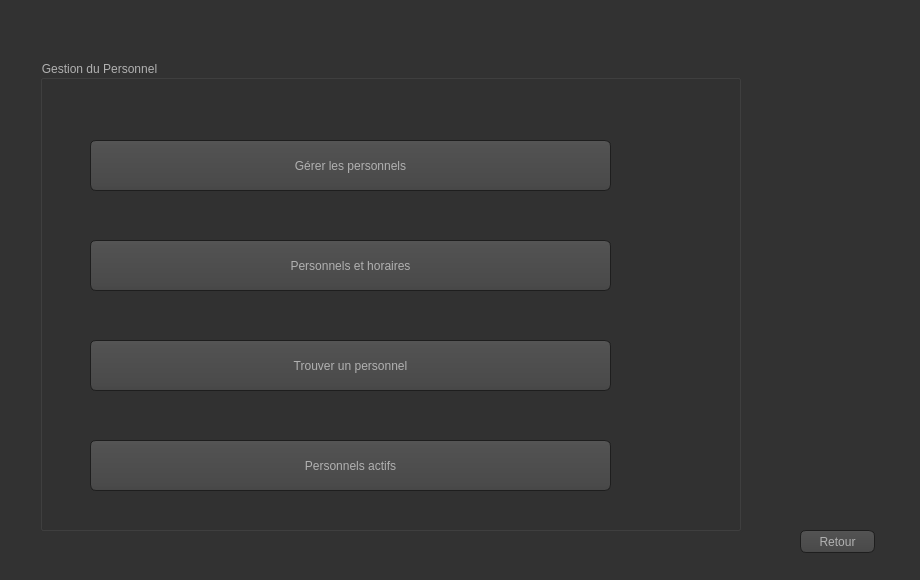
<?xml version="1.0" encoding="UTF-8"?>
<ui version="4.0">
 <class>Menu_Gestion_Personnel</class>
 <widget class="QDialog" name="Menu_Gestion_Personnel">
  <property name="geometry">
   <rect>
    <x>0</x>
    <y>0</y>
    <width>920</width>
    <height>580</height>
   </rect>
  </property>
  <property name="windowTitle">
   <string>Gestion du personnel</string>
  </property>
  <property name="styleSheet">
   <string notr="true">QToolTip
{
     border: 1px solid black;
     background-color: #ffa02f;
     padding: 1px;
     border-radius: 3px;
     opacity: 100;
}

QWidget
{
    color: #b1b1b1;
    background-color: #323232;
}

QWidget:item:hover
{
    background-color: QLinearGradient( x1: 0, y1: 0, x2: 0, y2: 1, stop: 0 #ffa02f, stop: 1 #ca0619);
    color: #000000;
}

QWidget:item:selected
{
    background-color: QLinearGradient( x1: 0, y1: 0, x2: 0, y2: 1, stop: 0 #ffa02f, stop: 1 #d7801a);
}

QMenuBar::item
{
    background: transparent;
}

QMenuBar::item:selected
{
    background: transparent;
    border: 1px solid #ffaa00;
}

QMenuBar::item:pressed
{
    background: #444;
    border: 1px solid #000;
    background-color: QLinearGradient(
        x1:0, y1:0,
        x2:0, y2:1,
        stop:1 #212121,
        stop:0.4 #343434/*,
        stop:0.2 #343434,
        stop:0.1 #ffaa00*/
    );
    margin-bottom:-1px;
    padding-bottom:1px;
}

QMenu
{
    border: 1px solid #000;
}

QMenu::item
{
    padding: 2px 20px 2px 20px;
}

QMenu::item:selected
{
    color: #000000;
}

QWidget:disabled
{
    color: #404040;
    background-color: #323232;
}

QAbstractItemView
{
    background-color: QLinearGradient( x1: 0, y1: 0, x2: 0, y2: 1, stop: 0 #4d4d4d, stop: 0.1 #646464, stop: 1 #5d5d5d);
}

QWidget:focus
{
    /*border: 2px solid QLinearGradient( x1: 0, y1: 0, x2: 0, y2: 1, stop: 0 #ffa02f, stop: 1 #d7801a);*/
}

QLineEdit
{
    background-color: QLinearGradient( x1: 0, y1: 0, x2: 0, y2: 1, stop: 0 #4d4d4d, stop: 0 #646464, stop: 1 #5d5d5d);
    padding: 1px;
    border-style: solid;
    border: 1px solid #1e1e1e;
    border-radius: 5;
}

QPushButton
{
    color: #b1b1b1;
    background-color: QLinearGradient( x1: 0, y1: 0, x2: 0, y2: 1, stop: 0 #565656, stop: 0.1 #525252, stop: 0.5 #4e4e4e, stop: 0.9 #4a4a4a, stop: 1 #464646);
    border-width: 1px;
    border-color: #1e1e1e;
    border-style: solid;
    border-radius: 6;
    padding: 3px;
    font-size: 12px;
    padding-left: 5px;
    padding-right: 5px;
}

QPushButton:pressed
{
    background-color: QLinearGradient( x1: 0, y1: 0, x2: 0, y2: 1, stop: 0 #2d2d2d, stop: 0.1 #2b2b2b, stop: 0.5 #292929, stop: 0.9 #282828, stop: 1 #252525);
}

QComboBox
{
    selection-background-color: #ffaa00;
    background-color: QLinearGradient( x1: 0, y1: 0, x2: 0, y2: 1, stop: 0 #565656, stop: 0.1 #525252, stop: 0.5 #4e4e4e, stop: 0.9 #4a4a4a, stop: 1 #464646);
    border-style: solid;
    border: 1px solid #1e1e1e;
    border-radius: 5;
}

QComboBox:hover,QPushButton:hover
{
    border: 2px solid QLinearGradient( x1: 0, y1: 0, x2: 0, y2: 1, stop: 0 #ffa02f, stop: 1 #d7801a);
}


QComboBox:on
{
    padding-top: 3px;
    padding-left: 4px;
    background-color: QLinearGradient( x1: 0, y1: 0, x2: 0, y2: 1, stop: 0 #2d2d2d, stop: 0.1 #2b2b2b, stop: 0.5 #292929, stop: 0.9 #282828, stop: 1 #252525);
    selection-background-color: #ffaa00;
}

QComboBox QAbstractItemView
{
    border: 2px solid darkgray;
    selection-background-color: QLinearGradient( x1: 0, y1: 0, x2: 0, y2: 1, stop: 0 #ffa02f, stop: 1 #d7801a);
}

QComboBox::drop-down
{
     subcontrol-origin: padding;
     subcontrol-position: top right;
     width: 15px;

     border-left-width: 0px;
     border-left-color: darkgray;
     border-left-style: solid; /* just a single line */
     border-top-right-radius: 3px; /* same radius as the QComboBox */
     border-bottom-right-radius: 3px;
 }

QComboBox::down-arrow
{
     image: url(:/down_arrow.png);
}

QGroupBox:focus
{
border: 2px solid QLinearGradient( x1: 0, y1: 0, x2: 0, y2: 1, stop: 0 #ffa02f, stop: 1 #d7801a);
}

QTextEdit:focus
{
    border: 2px solid QLinearGradient( x1: 0, y1: 0, x2: 0, y2: 1, stop: 0 #ffa02f, stop: 1 #d7801a);
}

QScrollBar:horizontal {
     border: 1px solid #222222;
     background: QLinearGradient( x1: 0, y1: 0, x2: 0, y2: 1, stop: 0.0 #121212, stop: 0.2 #282828, stop: 1 #484848);
     height: 7px;
     margin: 0px 16px 0 16px;
}

QScrollBar::handle:horizontal
{
      background: QLinearGradient( x1: 0, y1: 0, x2: 1, y2: 0, stop: 0 #ffa02f, stop: 0.5 #d7801a, stop: 1 #ffa02f);
      min-height: 20px;
      border-radius: 2px;
}

QScrollBar::add-line:horizontal {
      border: 1px solid #1b1b19;
      border-radius: 2px;
      background: QLinearGradient( x1: 0, y1: 0, x2: 1, y2: 0, stop: 0 #ffa02f, stop: 1 #d7801a);
      width: 14px;
      subcontrol-position: right;
      subcontrol-origin: margin;
}

QScrollBar::sub-line:horizontal {
      border: 1px solid #1b1b19;
      border-radius: 2px;
      background: QLinearGradient( x1: 0, y1: 0, x2: 1, y2: 0, stop: 0 #ffa02f, stop: 1 #d7801a);
      width: 14px;
     subcontrol-position: left;
     subcontrol-origin: margin;
}

QScrollBar::right-arrow:horizontal, QScrollBar::left-arrow:horizontal
{
      border: 1px solid black;
      width: 1px;
      height: 1px;
      background: white;
}

QScrollBar::add-page:horizontal, QScrollBar::sub-page:horizontal
{
      background: none;
}

QScrollBar:vertical
{
      background: QLinearGradient( x1: 0, y1: 0, x2: 1, y2: 0, stop: 0.0 #121212, stop: 0.2 #282828, stop: 1 #484848);
      width: 7px;
      margin: 16px 0 16px 0;
      border: 1px solid #222222;
}

QScrollBar::handle:vertical
{
      background: QLinearGradient( x1: 0, y1: 0, x2: 0, y2: 1, stop: 0 #ffa02f, stop: 0.5 #d7801a, stop: 1 #ffa02f);
      min-height: 20px;
      border-radius: 2px;
}

QScrollBar::add-line:vertical
{
      border: 1px solid #1b1b19;
      border-radius: 2px;
      background: QLinearGradient( x1: 0, y1: 0, x2: 0, y2: 1, stop: 0 #ffa02f, stop: 1 #d7801a);
      height: 14px;
      subcontrol-position: bottom;
      subcontrol-origin: margin;
}

QScrollBar::sub-line:vertical
{
      border: 1px solid #1b1b19;
      border-radius: 2px;
      background: QLinearGradient( x1: 0, y1: 0, x2: 0, y2: 1, stop: 0 #d7801a, stop: 1 #ffa02f);
      height: 14px;
      subcontrol-position: top;
      subcontrol-origin: margin;
}

QScrollBar::up-arrow:vertical, QScrollBar::down-arrow:vertical
{
      border: 1px solid black;
      width: 1px;
      height: 1px;
      background: white;
}


QScrollBar::add-page:vertical, QScrollBar::sub-page:vertical
{
      background: none;
}

QTextEdit
{
    background-color: #242424;
}

QPlainTextEdit
{
    background-color: #242424;
}

QHeaderView::section
{
    background-color: QLinearGradient(x1:0, y1:0, x2:0, y2:1, stop:0 #616161, stop: 0.5 #505050, stop: 0.6 #434343, stop:1 #656565);
    color: white;
    padding-left: 4px;
    border: 1px solid #6c6c6c;
}

QCheckBox:disabled
{
color: #414141;
}

QDockWidget::title
{
    text-align: center;
    spacing: 3px; /* spacing between items in the tool bar */
    background-color: QLinearGradient(x1:0, y1:0, x2:0, y2:1, stop:0 #323232, stop: 0.5 #242424, stop:1 #323232);
}

QDockWidget::close-button, QDockWidget::float-button
{
    text-align: center;
    spacing: 1px; /* spacing between items in the tool bar */
    background-color: QLinearGradient(x1:0, y1:0, x2:0, y2:1, stop:0 #323232, stop: 0.5 #242424, stop:1 #323232);
}

QDockWidget::close-button:hover, QDockWidget::float-button:hover
{
    background: #242424;
}

QDockWidget::close-button:pressed, QDockWidget::float-button:pressed
{
    padding: 1px -1px -1px 1px;
}

QMainWindow::separator
{
    background-color: QLinearGradient(x1:0, y1:0, x2:0, y2:1, stop:0 #161616, stop: 0.5 #151515, stop: 0.6 #212121, stop:1 #343434);
    color: white;
    padding-left: 4px;
    border: 1px solid #4c4c4c;
    spacing: 3px; /* spacing between items in the tool bar */
}

QMainWindow::separator:hover
{

    background-color: QLinearGradient(x1:0, y1:0, x2:0, y2:1, stop:0 #d7801a, stop:0.5 #b56c17 stop:1 #ffa02f);
    color: white;
    padding-left: 4px;
    border: 1px solid #6c6c6c;
    spacing: 3px; /* spacing between items in the tool bar */
}

QToolBar::handle
{
     spacing: 3px; /* spacing between items in the tool bar */
     background: url(:/images/handle.png);
}

QMenu::separator
{
    height: 2px;
    background-color: QLinearGradient(x1:0, y1:0, x2:0, y2:1, stop:0 #161616, stop: 0.5 #151515, stop: 0.6 #212121, stop:1 #343434);
    color: white;
    padding-left: 4px;
    margin-left: 10px;
    margin-right: 5px;
}

QProgressBar
{
    border: 2px solid grey;
    border-radius: 5px;
    text-align: center;
}

QProgressBar::chunk
{
    background-color: #d7801a;
    width: 2.15px;
    margin: 0.5px;
}

QTabBar::tab {
    color: #b1b1b1;
    border: 1px solid #444;
    border-bottom-style: none;
    background-color: #323232;
    padding-left: 10px;
    padding-right: 10px;
    padding-top: 3px;
    padding-bottom: 2px;
    margin-right: -1px;
}

QTabWidget::pane {
    border: 1px solid #444;
    top: 1px;
}

QTabBar::tab:last
{
    margin-right: 0; /* the last selected tab has nothing to overlap with on the right */
    border-top-right-radius: 3px;
}

QTabBar::tab:first:!selected
{
 margin-left: 0px; /* the last selected tab has nothing to overlap with on the right */


    border-top-left-radius: 3px;
}

QTabBar::tab:!selected
{
    color: #b1b1b1;
    border-bottom-style: solid;
    margin-top: 3px;
    background-color: QLinearGradient(x1:0, y1:0, x2:0, y2:1, stop:1 #212121, stop:.4 #343434);
}

QTabBar::tab:selected
{
    border-top-left-radius: 3px;
    border-top-right-radius: 3px;
    margin-bottom: 0px;
}

QTabBar::tab:!selected:hover
{
    /*border-top: 2px solid #ffaa00;
    padding-bottom: 3px;*/
    border-top-left-radius: 3px;
    border-top-right-radius: 3px;
    background-color: QLinearGradient(x1:0, y1:0, x2:0, y2:1, stop:1 #212121, stop:0.4 #343434, stop:0.2 #343434, stop:0.1 #ffaa00);
}

QRadioButton::indicator:checked, QRadioButton::indicator:unchecked{
    color: #b1b1b1;
    background-color: #323232;
    border: 1px solid #b1b1b1;
    border-radius: 6px;
}

QRadioButton::indicator:checked
{
    background-color: qradialgradient(
        cx: 0.5, cy: 0.5,
        fx: 0.5, fy: 0.5,
        radius: 1.0,
        stop: 0.25 #ffaa00,
        stop: 0.3 #323232
    );
}

QCheckBox::indicator{
    color: #b1b1b1;
    background-color: #323232;
    border: 1px solid #b1b1b1;
    width: 9px;
    height: 9px;
}

QRadioButton::indicator
{
    border-radius: 6px;
}

QRadioButton::indicator:hover, QCheckBox::indicator:hover
{
    border: 1px solid #ffaa00;
}

QCheckBox::indicator:checked
{
    image:url(:/images/checkbox.png);
}

QCheckBox::indicator:disabled, QRadioButton::indicator:disabled
{
    border: 1px solid #444;
}</string>
  </property>
  <widget class="QGroupBox" name="groupBox">
   <property name="geometry">
    <rect>
     <x>40</x>
     <y>60</y>
     <width>701</width>
     <height>471</height>
    </rect>
   </property>
   <property name="title">
    <string>Gestion du Personnel</string>
   </property>
   <widget class="QPushButton" name="pushButton_CrudPerso">
    <property name="geometry">
     <rect>
      <x>50</x>
      <y>80</y>
      <width>521</width>
      <height>51</height>
     </rect>
    </property>
    <property name="text">
     <string>Gérer les personnels</string>
    </property>
   </widget>
   <widget class="QPushButton" name="pushButton_CrudHoraire">
    <property name="geometry">
     <rect>
      <x>50</x>
      <y>180</y>
      <width>521</width>
      <height>51</height>
     </rect>
    </property>
    <property name="text">
     <string>Personnels et horaires</string>
    </property>
   </widget>
   <widget class="QPushButton" name="pushButton_Recherche">
    <property name="geometry">
     <rect>
      <x>50</x>
      <y>280</y>
      <width>521</width>
      <height>51</height>
     </rect>
    </property>
    <property name="text">
     <string>Trouver un personnel</string>
    </property>
   </widget>
   <widget class="QPushButton" name="pushButton_4">
    <property name="geometry">
     <rect>
      <x>50</x>
      <y>380</y>
      <width>521</width>
      <height>51</height>
     </rect>
    </property>
    <property name="text">
     <string>Personnels actifs</string>
    </property>
   </widget>
  </widget>
  <widget class="QPushButton" name="pushButton_RetourMenuPrincipale">
   <property name="geometry">
    <rect>
     <x>800</x>
     <y>530</y>
     <width>75</width>
     <height>23</height>
    </rect>
   </property>
   <property name="text">
    <string>Retour</string>
   </property>
  </widget>
 </widget>
 <resources/>
 <connections/>
</ui>
